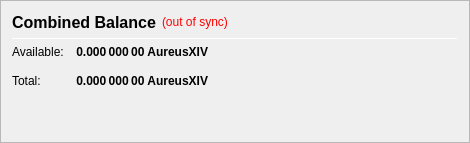
                   <widget class="QFrame" name="frame_CombinedBalances">
                    <property name="minimumSize">
                     <size>
                      <width>470</width>
                      <height>0</height>
                     </size>
                    </property>
                    <property name="frameShape">
                     <enum>QFrame::StyledPanel</enum>
                    </property>
                    <property name="frameShadow">
                     <enum>QFrame::Raised</enum>
                    </property>
                    <layout class="QVBoxLayout" name="verticalLayout_5">
                     <item>
                      <layout class="QHBoxLayout" name="horizontalLayout_5" stretch="0">
                       <item>
                        <widget class="QLabel" name="label_5z">
                         <property name="minimumSize">
                          <size>
                           <width>0</width>
                           <height>20</height>
                          </size>
                         </property>
                         <property name="font">
                          <font>
                           <pointsize>12</pointsize>
                           <weight>75</weight>
                           <bold>true</bold>
                          </font>
                         </property>
                         <property name="toolTip">
                          <string>Combined Balance (including unconfirmed and immature coins)</string>
                         </property>
                         <property name="text">
                          <string>Combined Balance</string>
                         </property>
                        </widget>
                       </item>
                       <item>
                        <widget class="QLabel" name="labelWalletStatus">
                         <property name="cursor">
                          <cursorShape>WhatsThisCursor</cursorShape>
                         </property>
                         <property name="toolTip">
                          <string>The displayed information may be out of date. Your wallet automatically synchronizes with the AureusXIV network after a connection is established, but this process has not completed yet.</string>
                         </property>
                         <property name="styleSheet">
                          <string notr="true">QLabel { color: red; }</string>
                         </property>
                         <property name="text">
                          <string notr="true">(out of sync)</string>
                         </property>
                         <property name="alignment">
                          <set>Qt::AlignLeading|Qt::AlignLeft|Qt::AlignVCenter</set>
                         </property>
                        </widget>
                       </item>
                       <item>
                        <spacer name="horizontalSpacer_1">
                         <property name="orientation">
                          <enum>Qt::Horizontal</enum>
                         </property>
                         <property name="sizeHint" stdset="0">
                          <size>
                           <width>40</width>
                           <height>20</height>
                          </size>
                         </property>
                        </spacer>
                       </item>
                      </layout>
                     </item>
                     <item>
                      <widget class="Line" name="line_CombinedBalance">
                       <property name="minimumSize">
                        <size>
                         <width>0</width>
                         <height>1</height>
                        </size>
                       </property>
                       <property name="maximumSize">
                        <size>
                         <width>16777215</width>
                         <height>1</height>
                        </size>
                       </property>
                       <property name="orientation">
                        <enum>Qt::Horizontal</enum>
                       </property>
                      </widget>
                     </item>
                     <item>
                      <layout class="QGridLayout" name="gridLayout_3">
                       <property name="spacing">
                        <number>12</number>
                       </property>
                       <item row="1" column="0">
                        <widget class="QLabel" name="labelBalanceTextz">
                         <property name="text">
                          <string>Available:</string>
                         </property>
                        </widget>
                       </item>
                       <item row="1" column="1">
                        <widget class="QLabel" name="labelBalancez">
                         <property name="font">
                          <font>
                           <weight>75</weight>
                           <bold>true</bold>
                          </font>
                         </property>
                         <property name="cursor">
                          <cursorShape>IBeamCursor</cursorShape>
                         </property>
                         <property name="toolTip">
                          <string>Your current spendable balance</string>
                         </property>
                         <property name="text">
                          <string notr="true">0.000 000 00 AureusXIV</string>
                         </property>
                         <property name="alignment">
                          <set>Qt::AlignRight|Qt::AlignTrailing|Qt::AlignVCenter</set>
                         </property>
                         <property name="textInteractionFlags">
                          <set>Qt::LinksAccessibleByMouse|Qt::TextSelectableByKeyboard|Qt::TextSelectableByMouse</set>
                         </property>
                        </widget>
                       </item>
                       <item row="2" column="0">
                        <widget class="QLabel" name="labelTotalTextz">
                         <property name="text">
                          <string>Total:</string>
                         </property>
                        </widget>
                       </item>
                       <item row="2" column="1">
                        <widget class="QLabel" name="labelTotalz">
                         <property name="font">
                          <font>
                           <weight>75</weight>
                           <bold>true</bold>
                          </font>
                         </property>
                         <property name="cursor">
                          <cursorShape>IBeamCursor</cursorShape>
                         </property>
                         <property name="toolTip">
                          <string>Total Balance, including all unavailable coins.</string>
                         </property>
                         <property name="text">
                          <string notr="true">0.000 000 00 AureusXIV</string>
                         </property>
                         <property name="alignment">
                          <set>Qt::AlignRight|Qt::AlignTrailing|Qt::AlignVCenter</set>
                         </property>
                         <property name="textInteractionFlags">
                          <set>Qt::LinksAccessibleByMouse|Qt::TextSelectableByKeyboard|Qt::TextSelectableByMouse</set>
                         </property>
                        </widget>
                       </item>
                       <item row="2" column="3">
                        <spacer name="horizontalSpacer_2">
                         <property name="orientation">
                          <enum>Qt::Horizontal</enum>
                         </property>
                         <property name="sizeHint" stdset="0">
                          <size>
                           <width>40</width>
                           <height>20</height>
                          </size>
                         </property>
                        </spacer>
                       </item>
                      </layout>
                     </item>
                     <item>
                      <spacer name="verticalSpacer_1">
                       <property name="orientation">
                        <enum>Qt::Vertical</enum>
                       </property>
                       <property name="sizeHint" stdset="0">
                        <size>
                         <width>20</width>
                         <height>40</height>
                        </size>
                       </property>
                      </spacer>
                     </item>
                    </layout>
                   </widget>
